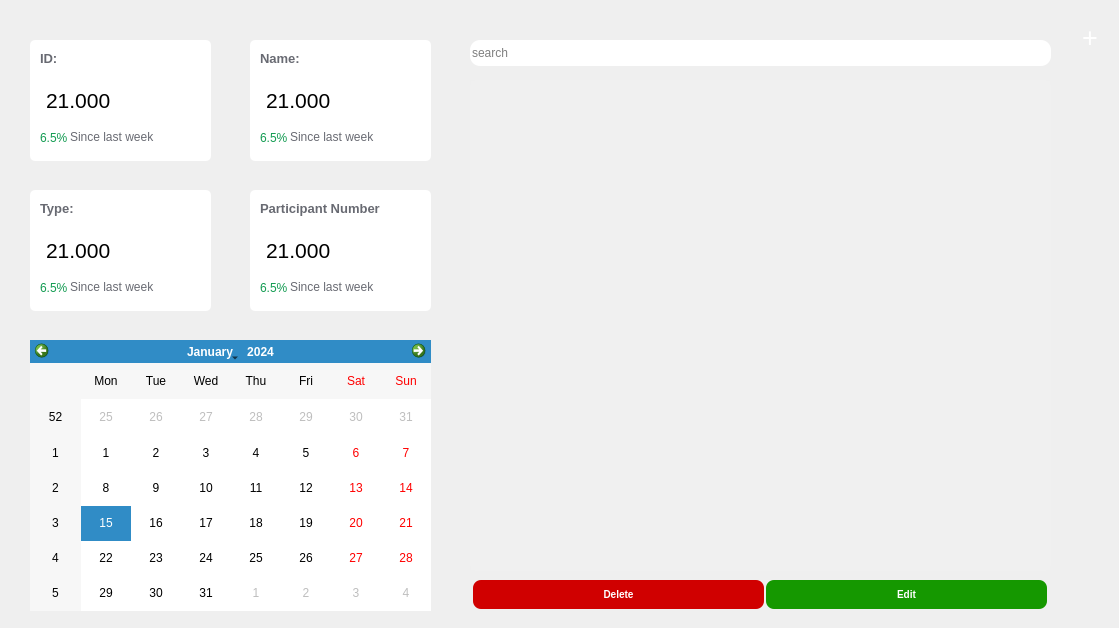
      <widget class="QWidget" name="Evenement">
       <widget class="QLineEdit" name="search_line_evenement">
        <property name="geometry">
         <rect>
          <x>470</x>
          <y>40</y>
          <width>581</width>
          <height>26</height>
         </rect>
        </property>
        <property name="styleSheet">
         <string notr="true">position: absolute;
width: 841px;
height: 26px;

background: #FFFFFF;
border-radius: 10px;</string>
        </property>
        <property name="placeholderText">
         <string>search</string>
        </property>
       </widget>
       <widget class="QLabel" name="search_icon_evenement">
        <property name="geometry">
         <rect>
          <x>1020</x>
          <y>40</y>
          <width>24</width>
          <height>24</height>
         </rect>
        </property>
        <property name="text">
         <string/>
        </property>
        <property name="pixmap">
         <pixmap resource="res.qrc">:/img/img/search_black_24dp.svg</pixmap>
        </property>
       </widget>
       <widget class="QPushButton" name="search_button_evenment">
        <property name="geometry">
         <rect>
          <x>1020</x>
          <y>40</y>
          <width>31</width>
          <height>24</height>
         </rect>
        </property>
        <property name="styleSheet">
         <string notr="true">background:transparent;</string>
        </property>
        <property name="text">
         <string/>
        </property>
        <property name="flat">
         <bool>true</bool>
        </property>
       </widget>
       <widget class="QPushButton" name="add_event_btn">
        <property name="geometry">
         <rect>
          <x>1070</x>
          <y>20</y>
          <width>40</width>
          <height>40</height>
         </rect>
        </property>
        <property name="font">
         <font>
          <pointsize>20</pointsize>
         </font>
        </property>
        <property name="styleSheet">
         <string notr="true">#add_event_btn{background-color:transparent;
padding-bottom:6px;
color:white;}
#add_event_btn:hover
{
	font-weight:bold;
}</string>
        </property>
        <property name="text">
         <string>+</string>
        </property>
        <property name="flat">
         <bool>true</bool>
        </property>
       </widget>
       <widget class="QLabel" name="background_add_office_btn_3">
        <property name="geometry">
         <rect>
          <x>1070</x>
          <y>20</y>
          <width>40</width>
          <height>40</height>
         </rect>
        </property>
        <property name="text">
         <string/>
        </property>
        <property name="pixmap">
         <pixmap resource="res.qrc">:/img/img/blue_circle.png</pixmap>
        </property>
       </widget>
       <widget class="QTableView" name="Event_table_view">
        <property name="geometry">
         <rect>
          <x>470</x>
          <y>80</y>
          <width>581</width>
          <height>491</height>
         </rect>
        </property>
        <property name="styleSheet">
         <string notr="true">border:none;
border-radius:5px;
background-color:#F0F0F0;
</string>
        </property>
       </widget>
       <widget class="QLabel" name="color_hack_2">
        <property name="geometry">
         <rect>
          <x>757</x>
          <y>570</y>
          <width>15</width>
          <height>49</height>
         </rect>
        </property>
        <property name="styleSheet">
         <string notr="true">background:transparent;
</string>
        </property>
        <property name="text">
         <string/>
        </property>
        <property name="pixmap">
         <pixmap resource="res.qrc">:/img/img/color_hack_button.png</pixmap>
        </property>
       </widget>
       <widget class="QPushButton" name="delete_event">
        <property name="geometry">
         <rect>
          <x>473</x>
          <y>580</y>
          <width>291</width>
          <height>29</height>
         </rect>
        </property>
        <property name="font">
         <font>
          <pointsize>-1</pointsize>
          <weight>62</weight>
          <italic>false</italic>
          <bold>true</bold>
         </font>
        </property>
        <property name="styleSheet">
         <string notr="true">
#delete_event:hover{
background-color:#A80000;
text-decoration:underline;
font-weight:bold;
}
#delete_event{position: absolute;
color:#fffffff;
background: #D00000;
border-radius: 8px;
font-style: normal;
font-weight: 500;
font-size: 10px;
line-height: 12px;
color:white;
}
</string>
        </property>
        <property name="text">
         <string>Delete</string>
        </property>
       </widget>
       <widget class="QPushButton" name="edit_event">
        <property name="geometry">
         <rect>
          <x>766</x>
          <y>580</y>
          <width>281</width>
          <height>29</height>
         </rect>
        </property>
        <property name="styleSheet">
         <string notr="true">#edit_event{
position: absolute;

background: #159800;
border-radius: 8px;
font-style: normal;
font-weight: 500;
font-size: 10px;
line-height: 12px;
color:white;
}
#edit_event:hover{
background-color:#107300;
text-decoration:underline;
font-weight: bold;
}</string>
        </property>
        <property name="text">
         <string>Edit</string>
        </property>
       </widget>
       <widget class="QWidget" name="earningStatOffice_2" native="true">
        <property name="geometry">
         <rect>
          <x>250</x>
          <y>190</y>
          <width>181</width>
          <height>121</height>
         </rect>
        </property>
        <property name="styleSheet">
         <string notr="true">background-color:white;
border-radius:5px;</string>
        </property>
        <widget class="QLabel" name="participant_text">
         <property name="geometry">
          <rect>
           <x>10</x>
           <y>8</y>
           <width>131</width>
           <height>21</height>
          </rect>
         </property>
         <property name="font">
          <font>
           <pointsize>10</pointsize>
           <weight>75</weight>
           <bold>true</bold>
          </font>
         </property>
         <property name="styleSheet">
          <string notr="true">color:#686A72;</string>
         </property>
         <property name="text">
          <string>Participant Number</string>
         </property>
        </widget>
        <widget class="QLabel" name="participant_number_value">
         <property name="geometry">
          <rect>
           <x>16</x>
           <y>40</y>
           <width>101</width>
           <height>41</height>
          </rect>
         </property>
         <property name="font">
          <font>
           <pointsize>16</pointsize>
          </font>
         </property>
         <property name="text">
          <string>21.000</string>
         </property>
        </widget>
        <widget class="QLabel" name="earning_pourcetage_4">
         <property name="geometry">
          <rect>
           <x>10</x>
           <y>90</y>
           <width>49</width>
           <height>16</height>
          </rect>
         </property>
         <property name="styleSheet">
          <string notr="true">color:#129B51;</string>
         </property>
         <property name="text">
          <string>6.5%</string>
         </property>
        </widget>
        <widget class="QLabel" name="since_last_week_2">
         <property name="geometry">
          <rect>
           <x>40</x>
           <y>89</y>
           <width>101</width>
           <height>16</height>
          </rect>
         </property>
         <property name="styleSheet">
          <string notr="true">color:#686A72;</string>
         </property>
         <property name="text">
          <string>Since last week</string>
         </property>
        </widget>
        <widget class="QLabel" name="dollar_icon_2">
         <property name="geometry">
          <rect>
           <x>141</x>
           <y>4</y>
           <width>41</width>
           <height>41</height>
          </rect>
         </property>
         <property name="text">
          <string/>
         </property>
         <property name="pixmap">
          <pixmap resource="res.qrc">:/img/img/nombre_participant.png</pixmap>
         </property>
        </widget>
        <zorder>participant_text</zorder>
        <zorder>earning_pourcetage_4</zorder>
        <zorder>since_last_week_2</zorder>
        <zorder>dollar_icon_2</zorder>
        <zorder>participant_number_value</zorder>
       </widget>
       <widget class="QWidget" name="earningStatOffice_3" native="true">
        <property name="geometry">
         <rect>
          <x>30</x>
          <y>190</y>
          <width>181</width>
          <height>121</height>
         </rect>
        </property>
        <property name="styleSheet">
         <string notr="true">background-color:white;
border-radius:5px;</string>
        </property>
        <widget class="QLabel" name="type_text">
         <property name="geometry">
          <rect>
           <x>10</x>
           <y>8</y>
           <width>81</width>
           <height>21</height>
          </rect>
         </property>
         <property name="font">
          <font>
           <pointsize>10</pointsize>
           <weight>75</weight>
           <bold>true</bold>
          </font>
         </property>
         <property name="styleSheet">
          <string notr="true">color:#686A72;</string>
         </property>
         <property name="text">
          <string>Type:</string>
         </property>
        </widget>
        <widget class="QLabel" name="type_value">
         <property name="geometry">
          <rect>
           <x>16</x>
           <y>40</y>
           <width>101</width>
           <height>41</height>
          </rect>
         </property>
         <property name="font">
          <font>
           <pointsize>16</pointsize>
          </font>
         </property>
         <property name="text">
          <string>21.000</string>
         </property>
        </widget>
        <widget class="QLabel" name="earning_pourcetage_5">
         <property name="geometry">
          <rect>
           <x>10</x>
           <y>90</y>
           <width>49</width>
           <height>16</height>
          </rect>
         </property>
         <property name="styleSheet">
          <string notr="true">color:#129B51;</string>
         </property>
         <property name="text">
          <string>6.5%</string>
         </property>
        </widget>
        <widget class="QLabel" name="since_last_week_3">
         <property name="geometry">
          <rect>
           <x>40</x>
           <y>89</y>
           <width>101</width>
           <height>16</height>
          </rect>
         </property>
         <property name="styleSheet">
          <string notr="true">color:#686A72;</string>
         </property>
         <property name="text">
          <string>Since last week</string>
         </property>
        </widget>
        <widget class="QLabel" name="dollar_icon_3">
         <property name="geometry">
          <rect>
           <x>141</x>
           <y>4</y>
           <width>41</width>
           <height>41</height>
          </rect>
         </property>
         <property name="text">
          <string/>
         </property>
         <property name="pixmap">
          <pixmap resource="res.qrc">:/img/img/type.png</pixmap>
         </property>
        </widget>
        <zorder>type_text</zorder>
        <zorder>earning_pourcetage_5</zorder>
        <zorder>since_last_week_3</zorder>
        <zorder>dollar_icon_3</zorder>
        <zorder>type_value</zorder>
       </widget>
       <widget class="QWidget" name="earningStatOffice_4" native="true">
        <property name="geometry">
         <rect>
          <x>250</x>
          <y>40</y>
          <width>181</width>
          <height>121</height>
         </rect>
        </property>
        <property name="styleSheet">
         <string notr="true">background-color:white;
border-radius:5px;</string>
        </property>
        <widget class="QLabel" name="name_text">
         <property name="geometry">
          <rect>
           <x>10</x>
           <y>8</y>
           <width>81</width>
           <height>21</height>
          </rect>
         </property>
         <property name="font">
          <font>
           <pointsize>10</pointsize>
           <weight>75</weight>
           <bold>true</bold>
          </font>
         </property>
         <property name="styleSheet">
          <string notr="true">color:#686A72;</string>
         </property>
         <property name="text">
          <string>Name:</string>
         </property>
        </widget>
        <widget class="QLabel" name="name_value">
         <property name="geometry">
          <rect>
           <x>16</x>
           <y>40</y>
           <width>101</width>
           <height>41</height>
          </rect>
         </property>
         <property name="font">
          <font>
           <pointsize>16</pointsize>
          </font>
         </property>
         <property name="text">
          <string>21.000</string>
         </property>
        </widget>
        <widget class="QLabel" name="earning_pourcetage_6">
         <property name="geometry">
          <rect>
           <x>10</x>
           <y>90</y>
           <width>49</width>
           <height>16</height>
          </rect>
         </property>
         <property name="styleSheet">
          <string notr="true">color:#129B51;</string>
         </property>
         <property name="text">
          <string>6.5%</string>
         </property>
        </widget>
        <widget class="QLabel" name="since_last_week_4">
         <property name="geometry">
          <rect>
           <x>40</x>
           <y>89</y>
           <width>101</width>
           <height>16</height>
          </rect>
         </property>
         <property name="styleSheet">
          <string notr="true">color:#686A72;</string>
         </property>
         <property name="text">
          <string>Since last week</string>
         </property>
        </widget>
        <widget class="QLabel" name="dollar_icon_4">
         <property name="geometry">
          <rect>
           <x>141</x>
           <y>4</y>
           <width>41</width>
           <height>41</height>
          </rect>
         </property>
         <property name="text">
          <string/>
         </property>
         <property name="pixmap">
          <pixmap resource="res.qrc">:/img/img/name.png</pixmap>
         </property>
        </widget>
        <zorder>name_text</zorder>
        <zorder>earning_pourcetage_6</zorder>
        <zorder>since_last_week_4</zorder>
        <zorder>dollar_icon_4</zorder>
        <zorder>name_value</zorder>
       </widget>
       <widget class="QWidget" name="earningStatOffice_5" native="true">
        <property name="geometry">
         <rect>
          <x>30</x>
          <y>40</y>
          <width>181</width>
          <height>121</height>
         </rect>
        </property>
        <property name="styleSheet">
         <string notr="true">background-color:white;
border-radius:5px;</string>
        </property>
        <widget class="QLabel" name="id_text">
         <property name="geometry">
          <rect>
           <x>10</x>
           <y>8</y>
           <width>81</width>
           <height>21</height>
          </rect>
         </property>
         <property name="font">
          <font>
           <pointsize>10</pointsize>
           <weight>75</weight>
           <bold>true</bold>
          </font>
         </property>
         <property name="styleSheet">
          <string notr="true">color:#686A72;</string>
         </property>
         <property name="text">
          <string>ID:</string>
         </property>
        </widget>
        <widget class="QLabel" name="id_value">
         <property name="geometry">
          <rect>
           <x>16</x>
           <y>40</y>
           <width>101</width>
           <height>41</height>
          </rect>
         </property>
         <property name="font">
          <font>
           <pointsize>16</pointsize>
          </font>
         </property>
         <property name="text">
          <string>21.000</string>
         </property>
        </widget>
        <widget class="QLabel" name="earning_pourcetage_7">
         <property name="geometry">
          <rect>
           <x>10</x>
           <y>90</y>
           <width>49</width>
           <height>16</height>
          </rect>
         </property>
         <property name="styleSheet">
          <string notr="true">color:#129B51;</string>
         </property>
         <property name="text">
          <string>6.5%</string>
         </property>
        </widget>
        <widget class="QLabel" name="since_last_week_5">
         <property name="geometry">
          <rect>
           <x>40</x>
           <y>89</y>
           <width>101</width>
           <height>16</height>
          </rect>
         </property>
         <property name="styleSheet">
          <string notr="true">color:#686A72;</string>
         </property>
         <property name="text">
          <string>Since last week</string>
         </property>
        </widget>
        <widget class="QLabel" name="dollar_icon_5">
         <property name="geometry">
          <rect>
           <x>141</x>
           <y>4</y>
           <width>41</width>
           <height>41</height>
          </rect>
         </property>
         <property name="text">
          <string/>
         </property>
         <property name="pixmap">
          <pixmap resource="res.qrc">:/img/img/id.png</pixmap>
         </property>
        </widget>
        <zorder>earning_pourcetage_7</zorder>
        <zorder>id_text</zorder>
        <zorder>since_last_week_5</zorder>
        <zorder>dollar_icon_5</zorder>
        <zorder>id_value</zorder>
       </widget>
       <widget class="QCalendarWidget" name="calendarWidget">
        <property name="geometry">
         <rect>
          <x>30</x>
          <y>340</y>
          <width>401</width>
          <height>271</height>
         </rect>
        </property>
       </widget>
       <zorder>search_line_evenement</zorder>
       <zorder>search_icon_evenement</zorder>
       <zorder>search_button_evenment</zorder>
       <zorder>background_add_office_btn_3</zorder>
       <zorder>add_event_btn</zorder>
       <zorder>Event_table_view</zorder>
       <zorder>color_hack_2</zorder>
       <zorder>delete_event</zorder>
       <zorder>edit_event</zorder>
       <zorder>earningStatOffice_2</zorder>
       <zorder>earningStatOffice_3</zorder>
       <zorder>earningStatOffice_4</zorder>
       <zorder>earningStatOffice_5</zorder>
       <zorder>calendarWidget</zorder>
      </widget>
